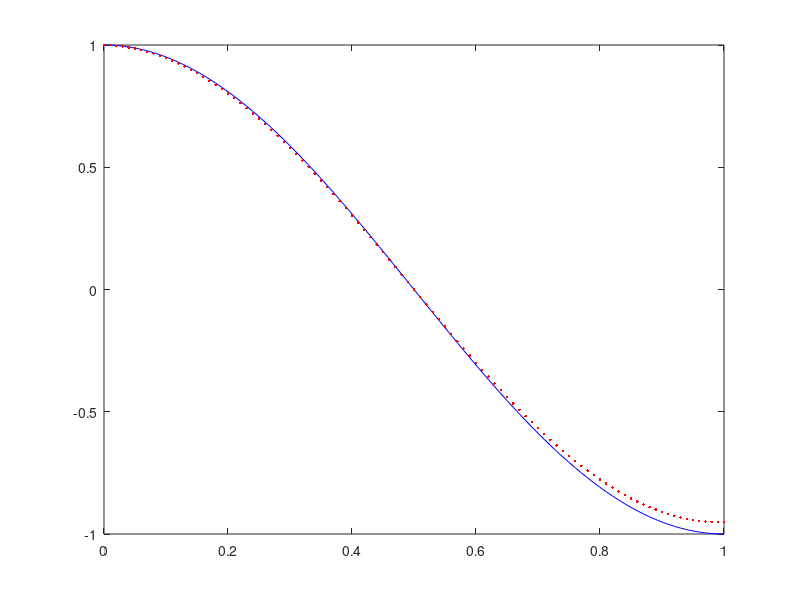

Reproduce this figure in MATLAB.
 h  = 0.01;  % Schrittweite 
 T  = 1;     % Endzeit 
 tt = 0:h:T; % Zeitgitter

 % Problemdefinition 
 f   = @(t,y) [y(2); -pi^2*y(1)]; y0=[1; 0]; 
 yex = @(t) [cos(pi*t); -pi*sin(pi*t)];

 yy = y0; y=y0; 
% num. Approximation mit implizitem Euler Verfahren
for t=tt(2:end)
    fun = @(y1) [y-y1-h*(f(t+h,y1))]; % impliziter Euler
    [y,fval]=fsolve(fun,y0);
    yy = [yy,y];
end

 % exakte Lösung
 yyex=yex(tt);

 % erste Komponente der Lösung
 plot(tt,yyex(1,:),'b-',tt,yy(1,:),'r.')

 % maximaler Fehler in der ersten Komponente
 ee = yy(1,:)-yyex(1,:);
 fprintf('h=%f, err=%f\n',h,norm(ee,inf));